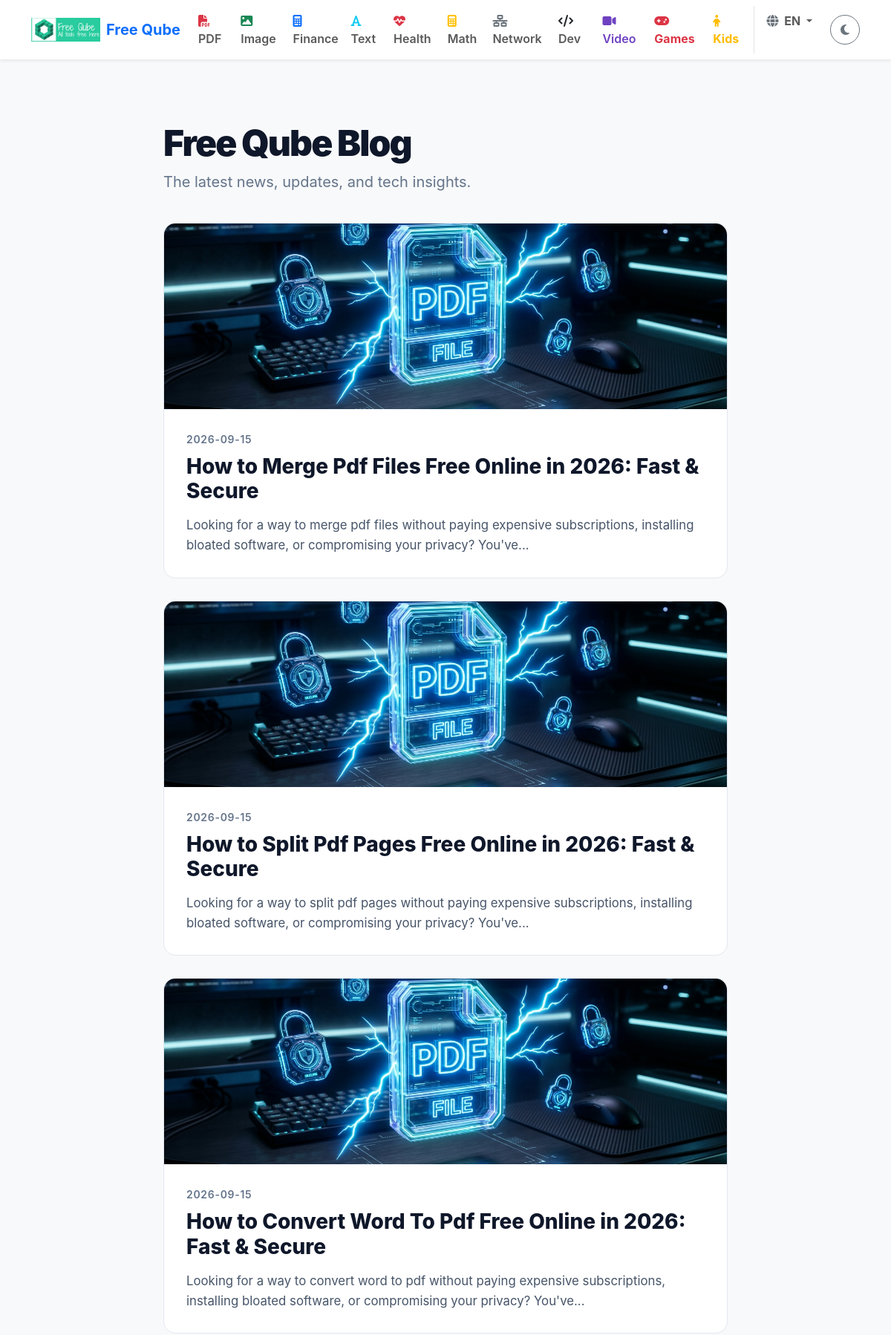
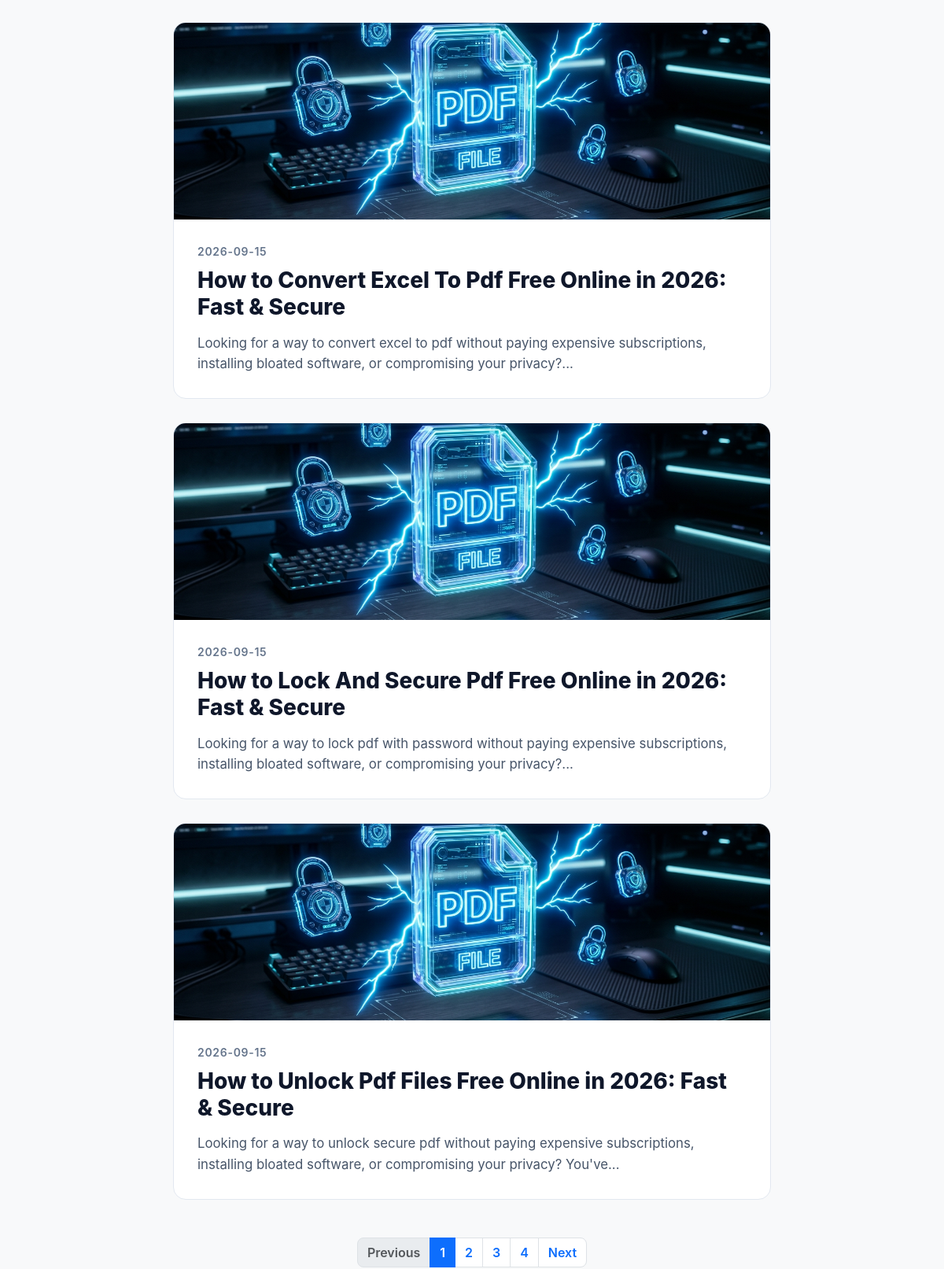
Screenshot of /blog/ (upper part) with the database file from the repository (2 pictures, top to bottom).
### tables this page shows
CREATE TABLE blogs (
            id INTEGER PRIMARY KEY AUTOINCREMENT,
            title TEXT NOT NULL,
            slug TEXT UNIQUE NOT NULL,
            content TEXT NOT NULL,
            image_path TEXT,
            created_at TIMESTAMP DEFAULT CURRENT_TIMESTAMP
        , comments_enabled INTEGER DEFAULT 1, is_hidden INTEGER DEFAULT 0);

### routes/blogs.py (the view)
@blogs_bp.route('/', methods=['GET'])
def index():
    page = request.args.get('page', 1, type=int)
    per_page = 6
    offset = (page - 1) * per_page
    conn = get_db_connection()
    c = conn.cursor()
    c.execute("SELECT COUNT(*) as count FROM blogs WHERE is_hidden = 0")
    total_blogs = c.fetchone()['count']
    total_pages = (total_blogs + per_page - 1) // per_page
    c.execute("SELECT * FROM blogs WHERE is_hidden = 0 ORDER BY created_at DESC LIMIT ? OFFSET ?", (per_page, offset))
    blogs = c.fetchall()
    conn.close()
    return render_template('blog_hub.html', blogs=blogs, page=page, total_pages=total_pages)

### app.py (called while the page is built)
@app.before_request
def set_language():
    lang = request.args.get('lang')
    if lang in SUPPORTED_LANGUAGES:
        g.lang = lang
    else:
        g.lang = request.cookies.get('lang', 'en')
        if g.lang not in SUPPORTED_LANGUAGES:
            g.lang = 'en'

@app.context_processor
def inject_translations():
    def t(key):
        if key in TRANSLATIONS and g.lang in TRANSLATIONS[key]:
            return TRANSLATIONS[key][g.lang]
        if key in TRANSLATIONS and 'en' in TRANSLATIONS[key]:
            return TRANSLATIONS[key]['en']
        return key
    return dict(t=t, current_lang=g.lang, supported_langs=SUPPORTED_LANGUAGES)

@app.context_processor
def inject_features():
    try:
        conn = sqlite3.connect('blogs.db')
        conn.row_factory = sqlite3.Row
        c = conn.cursor()
        c.execute("SELECT key, value FROM settings WHERE key LIKE 'feature_%'")
        rows = c.fetchall()
        conn.close()
        features = defaultdict(lambda: True)
        for r in rows:
            features[r['key']] = (r['value'] == '1')
        return dict(features=features)
    except:
        return dict(features=defaultdict(lambda: True))

### routes/blogs.py (called while the page is built)
def get_db_connection():
    conn = sqlite3.connect('blogs.db')
    conn.row_factory = sqlite3.Row
    return conn

### templates/blog_hub.html (shortened to what this page needs)
{% extends "base.html" %}
{% block content %}
<div class="blog-hub">
    <h1 class="page-title">Free Qube Blog</h1>
    <p class="page-subtitle">The latest news, updates, and tech insights.</p>
    {% for blog in blogs %}
    <a href="/blog/{{ blog.slug }}" class="blog-card">
        {% if blog.image_path %}
        <img src="{{ blog.image_path }}" class="blog-image" alt="{{ blog.title }}">
        {% endif %}
        <div class="blog-content">
            <div class="blog-date">{{ blog.created_at.split(' ')[0] if blog.created_at else '' }}</div>
            <h2 class="blog-title">{{ blog.title }}</h2>
            <div class="blog-excerpt">{{ blog.content | striptags | truncate(150) }}</div>
        </div>
    </a>
    {% else %}
    <div class="text-center" style="padding: 60px 0; color: #64748b;">
        <h4>No blogs published yet.</h4>
        <p>Check back later for updates!</p>
    </div>
    {% endfor %}
    {% if total_pages and total_pages > 1 %}
    <nav aria-label="Blog pagination" class="mt-5">
        <ul class="pagination justify-content-center">
            <li class="page-item {% if page == 1 %}disabled{% endif %}">
                <a class="page-link" href="{{ url_for('blogs.index', page=page-1) }}" tabindex="-1" style="border-radius: 8px 0 0 8px; font-weight: 600;">Previous</a>
            </li>
            {% for p in range(1, total_pages + 1) %}
            <li class="page-item {% if p == page %}active{% endif %}">
                <a class="page-link" href="{{ url_for('blogs.index', page=p) }}" style="font-weight: 600;">{{ p }}</a>
            </li>
            {% endfor %}
            <li class="page-item {% if page == total_pages %}disabled{% endif %}">
                <a class="page-link" href="{{ url_for('blogs.index', page=page+1) }}" style="border-radius: 0 8px 8px 0; font-weight: 600;">Next</a>
            </li>
        </ul>
    </nav>
    {% endif %}
</div>
{% endblock %}

### templates/base.html (shortened to what this page needs)
<!DOCTYPE html>
<html lang="{{ current_lang }}">
<head>
    <link href="https://cdn.jsdelivr.net/npm/bootstrap@5.3.0/dist/css/bootstrap.min.css" rel="stylesheet" />
    <link rel="stylesheet" href="https://cdnjs.cloudflare.com/ajax/libs/font-awesome/6.5.0/css/all.min.css" />
    <link rel="stylesheet" href="{{ url_for('static', filename='style.css') }}" />
</head>
<body class="bg-light d-flex flex-column min-vh-100">
    <nav class="navbar navbar-expand-lg navbar-light bg-white shadow-sm py-2">
        <div class="container">
            <a class="navbar-brand d-flex align-items-center" href="/">
                <img src="{{ url_for('static', filename='logo2.png') }}" alt="Free Qube Logo" height="32" class="me-2">
                <span class="fw-bold fs-5 text-primary">Free Qube</span>
            </a>
            <div class="collapse navbar-collapse" id="navbarNav">
                <ul class="navbar-nav ms-auto fs-6">
                    {% if features['feature_nav_pdf'] %}
<li class="nav-item"><a class="nav-link fw-semibold px-2" href="{{ url_for('pdf.pdf_hub') }}"><i class="fas fa-file-pdf text-danger me-1"></i> {{ t('nav_pdf') }}</a></li>
{% endif %}
                    {% if features['feature_nav_image'] %}
<li class="nav-item"><a class="nav-link fw-semibold px-2" href="{{ url_for('image.image_hub') }}"><i class="fas fa-image text-success me-1"></i> {{ t('nav_image') }}</a></li>
{% endif %}
                    {% if features['feature_nav_finance'] %}
<li class="nav-item"><a class="nav-link fw-semibold px-2" href="{{ url_for('finance.finance_hub') }}"><i class="fas fa-calculator text-primary me-1"></i> {{ t('nav_finance') }}</a></li>
{% endif %}
                    {% if features['feature_nav_text'] %}
<li class="nav-item"><a class="nav-link fw-semibold px-2" href="{{ url_for('text.text_hub') }}"><i class="fas fa-font text-info me-1"></i> {{ t('nav_text') }}</a></li>
{% endif %}
                    {% if features['feature_nav_health'] %}
<li class="nav-item"><a class="nav-link fw-semibold px-2" href="{{ url_for('health.health_hub') }}"><i class="fas fa-heartbeat text-danger me-1"></i> {{ t('nav_health') }}</a></li>
{% endif %}
                    {% if features['feature_nav_math'] %}
<li class="nav-item"><a class="nav-link fw-semibold px-2" href="{{ url_for('math.math_hub') }}"><i class="fas fa-calculator text-warning me-1"></i> {{ t('nav_math') }}</a></li>
{% endif %}
                    {% if features['feature_nav_network'] %}
<li class="nav-item"><a class="nav-link fw-semibold px-2" href="{{ url_for('network.network_hub') }}"><i class="fas fa-network-wired text-secondary me-1"></i> {{ t('nav_network') }}</a></li>
{% endif %}
                    {% if features['feature_nav_dev'] %}
<li class="nav-item"><a class="nav-link fw-semibold px-2" href="{{ url_for('code.code_hub') }}"><i class="fas fa-code text-dark me-1"></i> {{ t('nav_dev') }}</a></li>
{% endif %}
                    {% if features['feature_nav_video'] %}
<li class="nav-item"><a class="nav-link fw-semibold px-2" style="color: #6f42c1;" href="{{ url_for('video.video_hub') }}"><i class="fas fa-video me-1"></i> Video</a></li>
{% endif %}
                    {% if features['feature_nav_games'] %}
<li class="nav-item"><a class="nav-link fw-bold px-2 text-danger" href="{{ url_for('games.games_hub') }}"><i class="fas fa-gamepad text-danger me-1"></i> {{ t('nav_games') }}</a></li>
{% endif %}
                    {% if features['feature_nav_kids'] %}
<li class="nav-item"><a class="nav-link fw-bold px-2" style="color: #ffbc00;" href="{{ url_for('kids.kids_hub') }}"><i class="fas fa-child me-1"></i> Kids</a></li>
{% endif %}
                    <li class="nav-item dropdown ms-2 border-start ps-2">
                        <a class="nav-link dropdown-toggle fw-bold" href="#" id="langDropdown" role="button" data-bs-toggle="dropdown" aria-expanded="false">
                            <i class="fas fa-globe text-secondary me-1"></i> {{ current_lang | upper }}
                        </a>
                    </li>
                </ul>
                <div class="d-flex align-items-center ms-lg-3 mt-3 mt-lg-0">
                    <button id="darkModeToggle" class="btn btn-outline-secondary rounded-circle" style="width:40px; height:40px;" aria-label="Toggle Dark Mode">
                        <i class="fas fa-moon"></i>
                    </button>
                </div>
            </div>
        </div>
    </nav>
    <main class="container my-4 flex-grow-1">
        {% block content %}{% endblock %}
    </main>
</body>
</html>

### static/style.css (style rules this page uses)
body { font-family: 'Inter', 'Segoe UI', Tahoma, Geneva, Verdana, sans-serif; display: flex; flex-direction: column; min-height: 100vh; }

### templates/blog_hub.html (style rules this page uses)
.blog-hub { max-width: 800px; margin: 60px auto; padding: 0 20px; }
.page-title { font-size: 3rem; font-weight: 900; letter-spacing: -0.04em; color: #0f172a; margin-bottom: 8px; }
.page-subtitle { font-size: 1.25rem; color: #64748b; margin-bottom: 40px; }
.blog-card { background: white; border-radius: 16px; border: 1px solid #e2e8f0; overflow: hidden; margin-bottom: 30px; transition: transform 0.2s, box-shadow 0.2s; display: block; text-decoration: none; color: inherit; }
.blog-image { width: 100%; height: 250px; object-fit: cover; }
.blog-content { padding: 30px; }
.blog-date { font-size: 0.875rem; color: #64748b; font-weight: 600; text-transform: uppercase; letter-spacing: 0.05em; margin-bottom: 10px; }
.blog-title { font-size: 1.75rem; font-weight: 800; color: #0f172a; margin-bottom: 15px; }
.blog-excerpt { font-size: 1.05rem; color: #475569; line-height: 1.6; }

### rows the page displays
blogs: image_path (picture), created_at "2026-09-15", title "How to Merge Pdf Files Free Online in 2026: Fast & Secure", content "Looking for a way to merge pdf files without paying expensive subscriptions, installing bloated software, or compromising your privacy? You've..."
blogs: image_path (picture), created_at "2026-09-15", title "How to Split Pdf Pages Free Online in 2026: Fast & Secure", content "Looking for a way to split pdf pages without paying expensive subscriptions, installing bloated software, or compromising your privacy? You've..."
blogs: image_path (picture), created_at "2026-09-15", title "How to Convert Word To Pdf Free Online in 2026: Fast & Secure", content "Looking for a way to convert word to pdf without paying expensive subscriptions, installing bloated software, or compromising your privacy? You've..."
blogs: image_path (picture), created_at "2026-09-15", title "How to Convert Excel To Pdf Free Online in 2026: Fast & Secure", content "Looking for a way to convert excel to pdf without paying expensive subscriptions, installing bloated software, or compromising your privacy?..."
blogs: image_path (picture), created_at "2026-09-15", title "How to Lock And Secure Pdf Free Online in 2026: Fast & Secure", content "Looking for a way to lock pdf with password without paying expensive subscriptions, installing bloated software, or compromising your privacy?..."
blogs: image_path (picture), created_at "2026-09-15", title "How to Unlock Pdf Files Free Online in 2026: Fast & Secure", content "Looking for a way to unlock secure pdf without paying expensive subscriptions, installing bloated software, or compromising your privacy? You've..."

### other values shown
{{ t('nav_pdf') }} "PDF"
{{ t('nav_image') }} "Image"
{{ t('nav_finance') }} "Finance"
{{ t('nav_text') }} "Text"
{{ t('nav_health') }} "Health"
{{ t('nav_math') }} "Math"
{{ t('nav_network') }} "Network"
{{ t('nav_dev') }} "Dev"
{{ t('nav_games') }} "Games"
{{ current_lang | upper }} "EN"
{{ p }} "1" "2" "3" "4"
